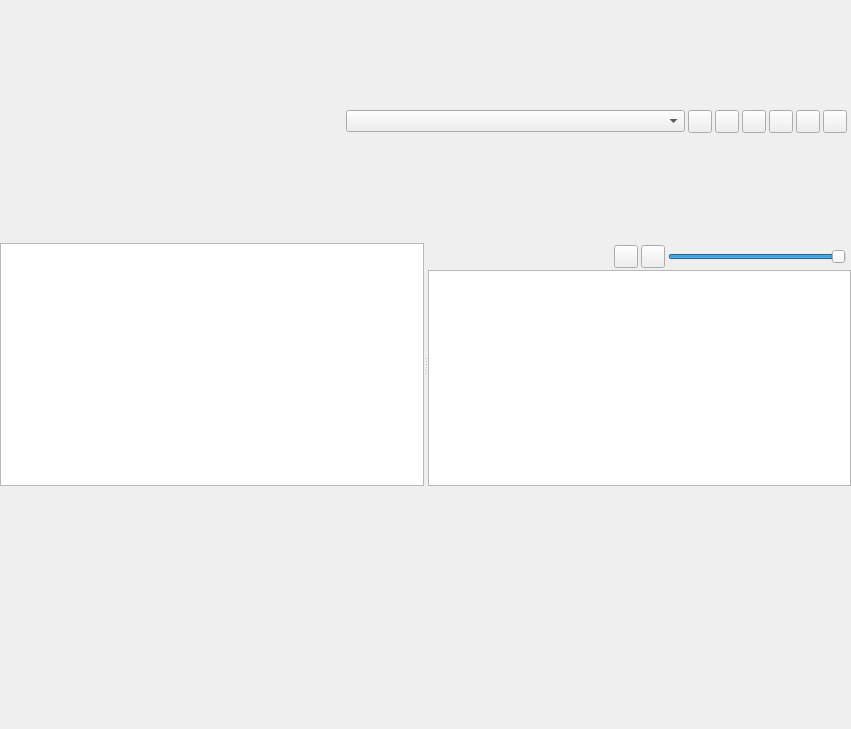
<?xml version="1.0" encoding="utf-8"?>
<ui version="4.0">
 <class>AssetBrowserWidget</class>
 <widget class="QWidget" name="AssetBrowserWidget">
  <property name="geometry">
   <rect>
    <x>0</x>
    <y>0</y>
    <width>851</width>
    <height>729</height>
   </rect>
  </property>
  <layout class="QVBoxLayout" name="RootLayout">
   <property name="leftMargin">
    <number>0</number>
   </property>
   <property name="topMargin">
    <number>0</number>
   </property>
   <property name="rightMargin">
    <number>0</number>
   </property>
   <property name="bottomMargin">
    <number>0</number>
   </property>
   <property name="spacing">
    <number>0</number>
   </property>
   <item>
    <widget class="QWidget" name="Toolbar">
     <layout class="QHBoxLayout" name="ToolBarLayout">
      <property name="leftMargin">
       <number>4</number>
      </property>
      <property name="topMargin">
       <number>2</number>
      </property>
      <property name="rightMargin">
       <number>4</number>
      </property>
      <property name="bottomMargin">
       <number>2</number>
      </property>
      <property name="spacing">
       <number>3</number>
      </property>
      <item>
       <widget class="xiiQtSearchWidget" name="SearchWidget" native="true" />
      </item>
      <item>
       <widget class="QComboBox" name="TypeFilter" />
      </item>
      <item>
       <widget class="QToolButton" name="ButtonShowItemsSubFolders">
        <property name="toolTip">
         <string>Show/Hide items in sub-folders</string>
        </property>
        <property name="text">
         <string />
        </property>
        <property name="icon">
         <iconset resource="../QtResources/resources.qrc">
          <normaloff>:/EditorFramework/Icons/ObjectsHidden.svg</normaloff>
          <normalon>:/EditorFramework/Icons/ObjectsVisible.svg</normalon>:/EditorFramework/Icons/ObjectsHidden.svg</iconset>
        </property>
        <property name="checkable">
         <bool>true</bool>
        </property>
       </widget>
      </item>
      <item>
       <widget class="QToolButton" name="ButtonIconMode">
        <property name="toolTip">
         <string>Display Items as Icons</string>
        </property>
        <property name="text">
         <string />
        </property>
        <property name="icon">
         <iconset resource="../QtResources/resources.qrc">
          <normaloff>:/EditorFramework/Icons/IconView.svg</normaloff>:/EditorFramework/Icons/IconView.svg</iconset>
        </property>
        <property name="checkable">
         <bool>true</bool>
        </property>
       </widget>
      </item>
      <item>
       <widget class="QToolButton" name="ButtonListMode">
        <property name="toolTip">
         <string>Display Items as a List</string>
        </property>
        <property name="text">
         <string />
        </property>
        <property name="icon">
         <iconset resource="../QtResources/resources.qrc">
          <normaloff>:/EditorFramework/Icons/ListView.svg</normaloff>:/EditorFramework/Icons/ListView.svg</iconset>
        </property>
        <property name="checkable">
         <bool>true</bool>
        </property>
       </widget>
      </item>
      <item>
       <widget class="QToolButton" name="ButtonDetailsMode">
        <property name="checkable">
         <bool>true</bool>
        </property>
       </widget>
      </item>
      <item>
       <widget class="QToolButton" name="ButtonFilters" />
      </item>
      <item>
       <widget class="QToolButton" name="ButtonOptions" />
      </item>
     </layout>
    </widget>
   </item>
   <item>
    <widget class="QSplitter" name="splitter">
     <property name="orientation">
      <enum>Qt::Horizontal</enum>
     </property>
     <property name="childrenCollapsible">
      <bool>false</bool>
     </property>
     <widget class="QWidget" name="Sidebar">
      <layout class="QVBoxLayout" name="SidebarLayout">
       <property name="leftMargin">
        <number>0</number>
       </property>
       <property name="topMargin">
        <number>0</number>
       </property>
       <property name="rightMargin">
        <number>0</number>
       </property>
       <property name="bottomMargin">
        <number>0</number>
       </property>
       <property name="spacing">
        <number>0</number>
       </property>
       <item>
        <widget class="eqQtAssetBrowserFolderView" name="TreeFolderFilter">
         <property name="uniformRowHeights">
          <bool>true</bool>
         </property>
         <property name="sortingEnabled">
          <bool>true</bool>
         </property>
         <property name="headerHidden">
          <bool>true</bool>
         </property>
         <column>
          <property name="text">
           <string notr="true">1</string>
          </property>
         </column>
        </widget>
       </item>
      </layout>
     </widget>
     <widget class="QWidget" name="Workspace">
      <layout class="QVBoxLayout" name="WorkspaceLayout">
       <property name="leftMargin">
        <number>0</number>
       </property>
       <property name="topMargin">
        <number>0</number>
       </property>
       <property name="rightMargin">
        <number>0</number>
       </property>
       <property name="bottomMargin">
        <number>0</number>
       </property>
       <property name="spacing">
        <number>0</number>
       </property>
       <item>
        <widget class="QWidget" name="WorkspaceHeader">
         <layout class="QHBoxLayout" name="WorkspaceHeaderLayout">
          <property name="leftMargin">
           <number>5</number>
          </property>
          <property name="topMargin">
           <number>2</number>
          </property>
          <property name="rightMargin">
           <number>5</number>
          </property>
          <property name="bottomMargin">
           <number>2</number>
          </property>
          <property name="spacing">
           <number>3</number>
          </property>
          <item>
           <widget class="QLabel" name="WorkspaceTitle" />
          </item>
          <item>
           <widget class="QToolButton" name="ButtonImport" />
          </item>
          <item>
           <widget class="QToolButton" name="ButtonNew" />
          </item>
          <item>
           <widget class="QSlider" name="IconSizeSlider">
            <property name="sizePolicy">
             <sizepolicy hsizetype="Preferred" vsizetype="Preferred">
              <horstretch>0</horstretch>
              <verstretch>0</verstretch>
             </sizepolicy>
            </property>
            <property name="minimum">
             <number>10</number>
            </property>
            <property name="maximum">
             <number>100</number>
            </property>
            <property name="value">
             <number>100</number>
            </property>
            <property name="orientation">
             <enum>Qt::Horizontal</enum>
            </property>
            <property name="invertedControls">
             <bool>false</bool>
            </property>
           </widget>
          </item>
         </layout>
        </widget>
       </item>
       <item>
        <widget class="QStackedWidget" name="AssetViews">
         <widget class="xiiQtAssetBrowserView" name="ListAssets">
          <property name="contextMenuPolicy">
           <enum>Qt::CustomContextMenu</enum>
          </property>
          <property name="editTriggers">
           <set>QAbstractItemView::EditKeyPressed</set>
          </property>
          <property name="dragEnabled">
           <bool>true</bool>
          </property>
          <property name="dragDropMode">
           <enum>QAbstractItemView::DragOnly</enum>
          </property>
          <property name="alternatingRowColors">
           <bool>false</bool>
          </property>
          <property name="selectionMode">
           <enum>QAbstractItemView::ExtendedSelection</enum>
          </property>
          <property name="verticalScrollMode">
           <enum>QAbstractItemView::ScrollPerPixel</enum>
          </property>
         </widget>
         <widget class="QTreeView" name="DetailsAssets" />
         <widget class="QLabel" name="EmptyView">
          <property name="alignment">
           <set>Qt::AlignCenter</set>
          </property>
         </widget>
        </widget>
       </item>
      </layout>
     </widget>
    </widget>
   </item>
   <item>
    <widget class="QWidget" name="StatusBar">
     <layout class="QHBoxLayout" name="StatusLayout">
      <property name="leftMargin">
       <number>5</number>
      </property>
      <property name="topMargin">
       <number>0</number>
      </property>
      <property name="rightMargin">
       <number>5</number>
      </property>
      <property name="bottomMargin">
       <number>0</number>
      </property>
      <property name="spacing">
       <number>6</number>
      </property>
     </layout>
    </widget>
   </item>
  </layout>
 </widget>
 <customwidgets>
  <customwidget>
   <class>xiiQtAssetBrowserView</class>
   <extends>QListView</extends>
   <header location="global">EditorFramework/Assets/AssetBrowserView.moc.h</header>
  </customwidget>
  <customwidget>
   <class>xiiQtSearchWidget</class>
   <extends>QWidget</extends>
   <header location="global">GuiFoundation/Widgets/SearchWidget.moc.h</header>
   <container>1</container>
  </customwidget>
  <customwidget>
   <class>eqQtAssetBrowserFolderView</class>
   <extends>QTreeWidget</extends>
   <header location="global">EditorFramework/Assets/AssetBrowserFolderView.moc.h</header>
  </customwidget>
 </customwidgets>
 <resources>
  <include location="../../../Tools/Libs/GuiFoundation/QtResources/resources.qrc" />
  <include location="../QtResources/resources.qrc" />
 </resources>
 <connections />
</ui>
